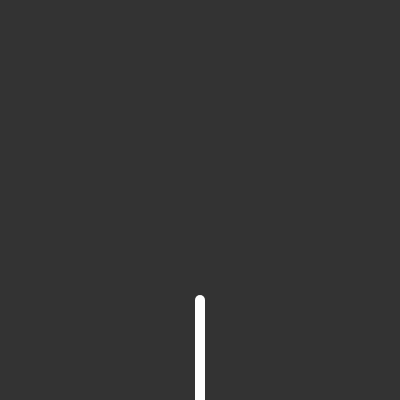
Frame 1 (no input)
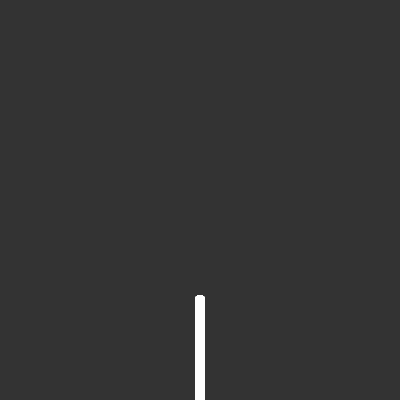
Frame 60 (no input)
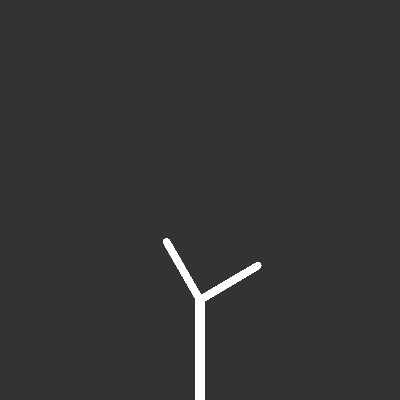
Frame 120 (the mouse pressed at the canvas centre since frame 60)

The p5.js sketch that drew these frames (run headless with seeded random() and noise() and a simulated clock; from frame 60 on, the mouse is pressed at the canvas centre):

// p5.js sketch
// ── sketch.js
let tree = [];

function setup() {
  createCanvas(400, 400);
  background(51);
  let a = createVector(width / 2, height);
  let b = createVector(width / 2, height - 100);
  let root = new Branch(a, b, 10);
  tree[0] = root;
}

function draw() {
  for (let i = 0; i < tree.length; i++) {
    // tree[i].jitter();
    tree[i].show();
  }
}

function mousePressed() {
  for (let i = tree.length - 1; i >= 0; i--) {
    if (!tree[i].finished) {
      for (let q = 0; q < random(6); q++) {
        tree.push(tree[i].branch(generateAngle(), tree[i].strokeWeight * 0.67));
      }
      tree[i].finished = true;
    }
  }
}

function generateAngle() {
  let divisor = random(5) + 2;
  if (random() > 0.5) {
    return PI / divisor;
  }
  return -PI / divisor;
}

// ── branch.js
class Branch {
  constructor(begin, end, strokeWeight) {
    this.begin = begin;
    this.end = end;
    this.finished = false;
    this.strokeWeight = strokeWeight;
  }

  show() {
    stroke(255);
    strokeWeight(this.strokeWeight);
    line(this.begin.x, this.begin.y, this.end.x, this.end.y);
  }

  branch(angle, strokeWeight) {
    let dir = p5.Vector.sub(this.end, this.begin);
    dir.rotate(angle);
    dir.mult(0.67);
    let newEnd = p5.Vector.add(this.end, dir);

    let right = new Branch(this.end, newEnd, strokeWeight);
    return right;
  }

  jitter() {
    this.end.x += random(-1, 1);
    this.end.y += random(-1, 1);
  }
}
